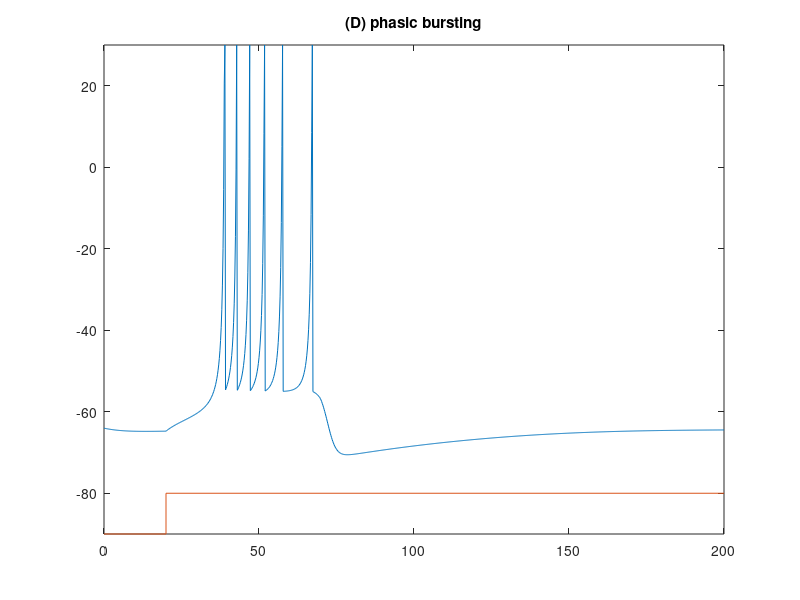

The MATLAB script that drew this image:
a=0.02; b=0.25; c=-55;  d=0.05;
V=-64;  u=b*V;
VV=[];  uu=[];
tau = 0.2;  tspan = 0:tau:200;
T1=20;
for t=tspan
    if (t>T1) & (t <T1 + 50) 
        I=0.6;
    else
        I=0;
    end;
    V = V + tau*(0.04*V^2+5*V+140-u+I);
    u = u + tau*a*(b*V-u);
    if V > 30
        VV(end+1)=30;
        V = c;
        u = u + d;
    else
        VV(end+1)=V;
    end;
    uu(end+1)=u;
end;
plot(tspan,VV,[0 T1 T1 max(tspan)],-90+[0 0 10 10]);
axis([0 max(tspan) -90 30])
title('(D) phasic bursting');
